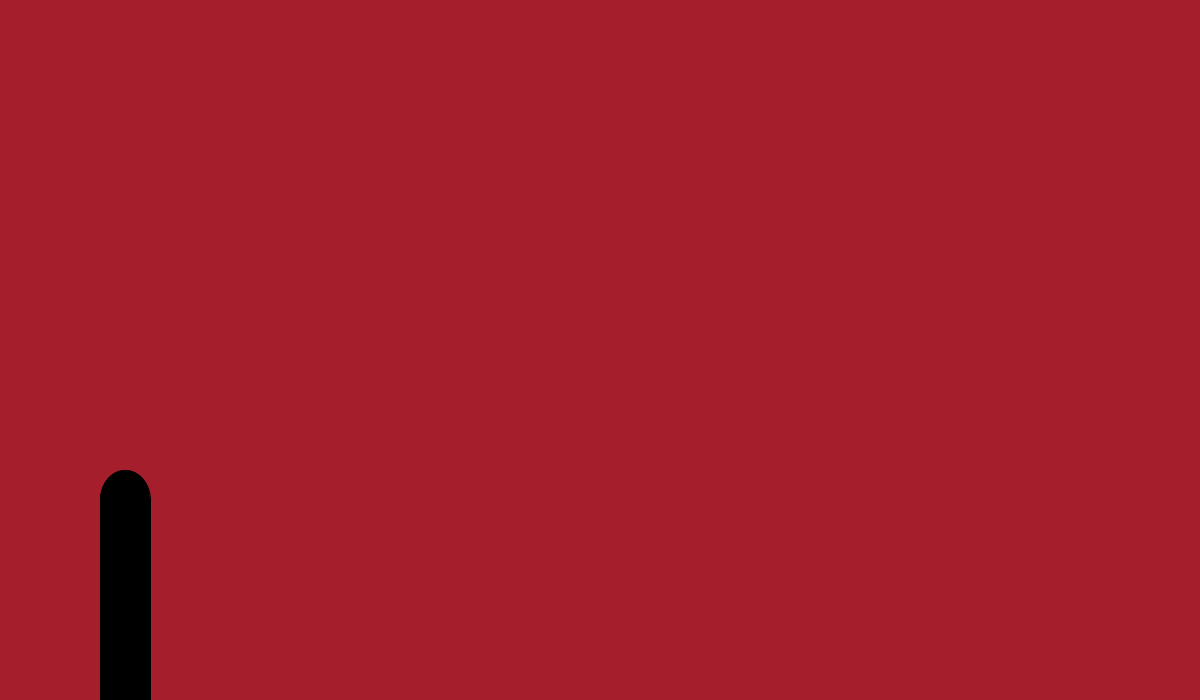
Frame 1 (no input)
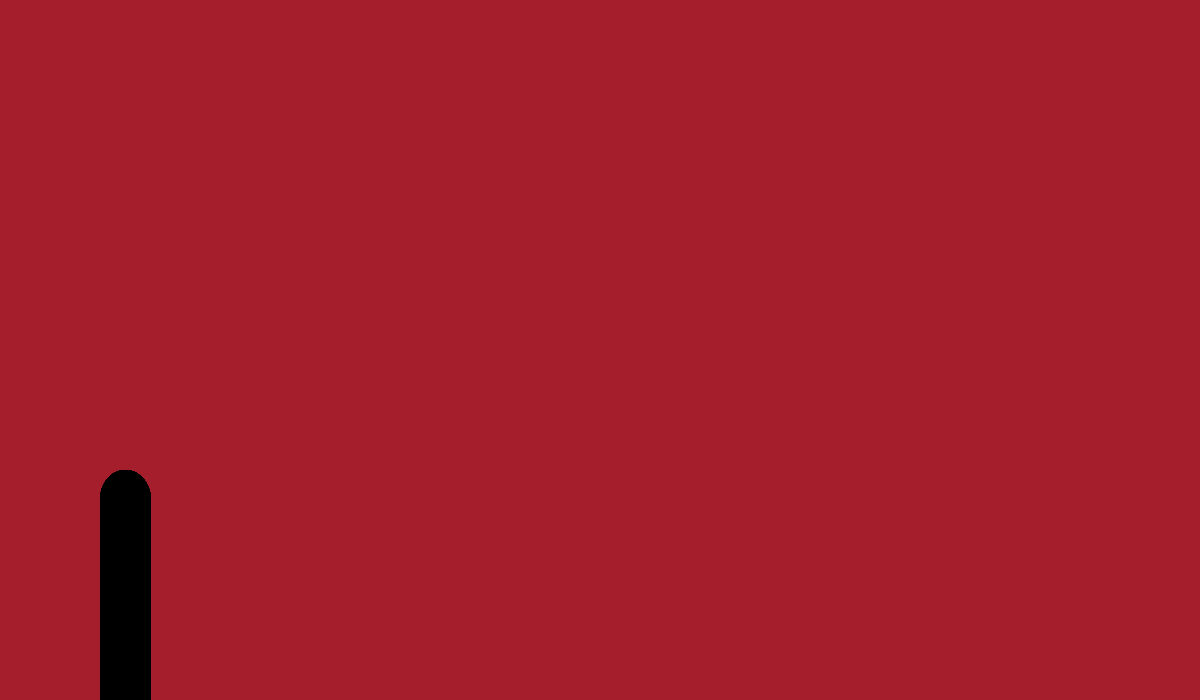
Frame 60 (the mouse pressed at the canvas centre just before this capture)
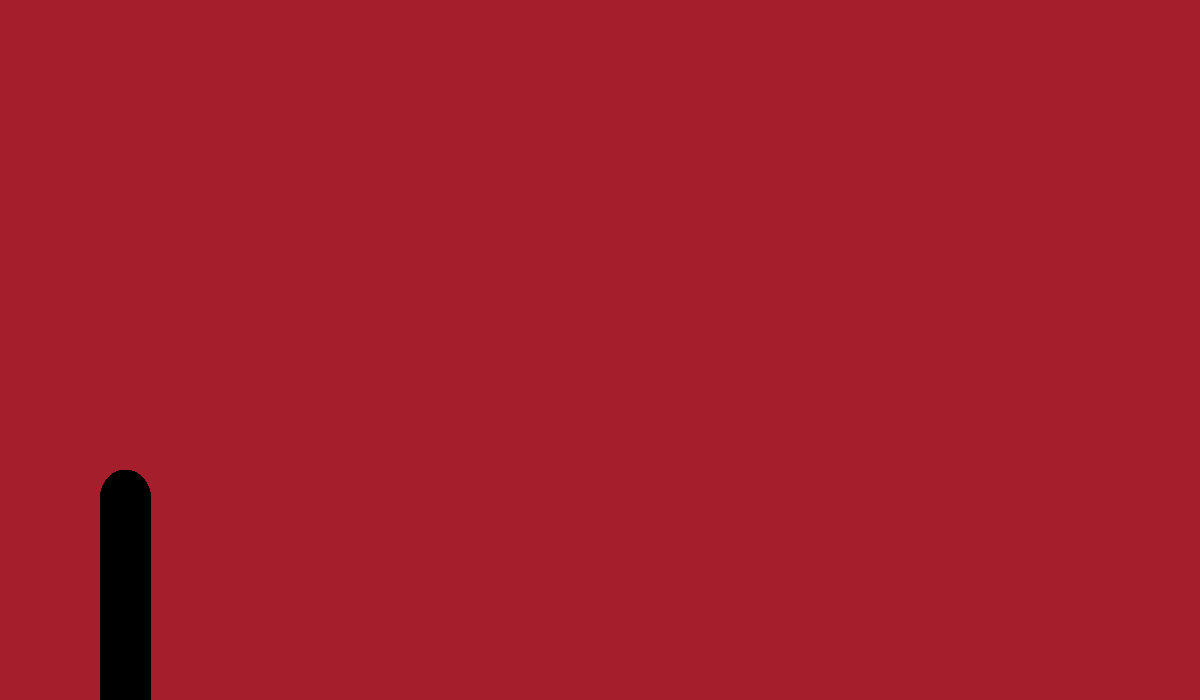
Frame 120 (the mouse held since frame 60 and released just before this capture)

The Processing sketch that drew these frames (run headless with seeded random() and noise(); from frame 60 on, the mouse is pressed at the canvas centre):

// Processing sketch: wobblers
// ── wobblers.pde
void setup() {
  size(1200, 700);
  background(#A51E2B);
}


void draw() {
  int xWidth =50;

  fill(0);
  rect(100, 500, xWidth, 200);

  ellipse(125, 500, xWidth, xWidth + 10);
  
  
}
